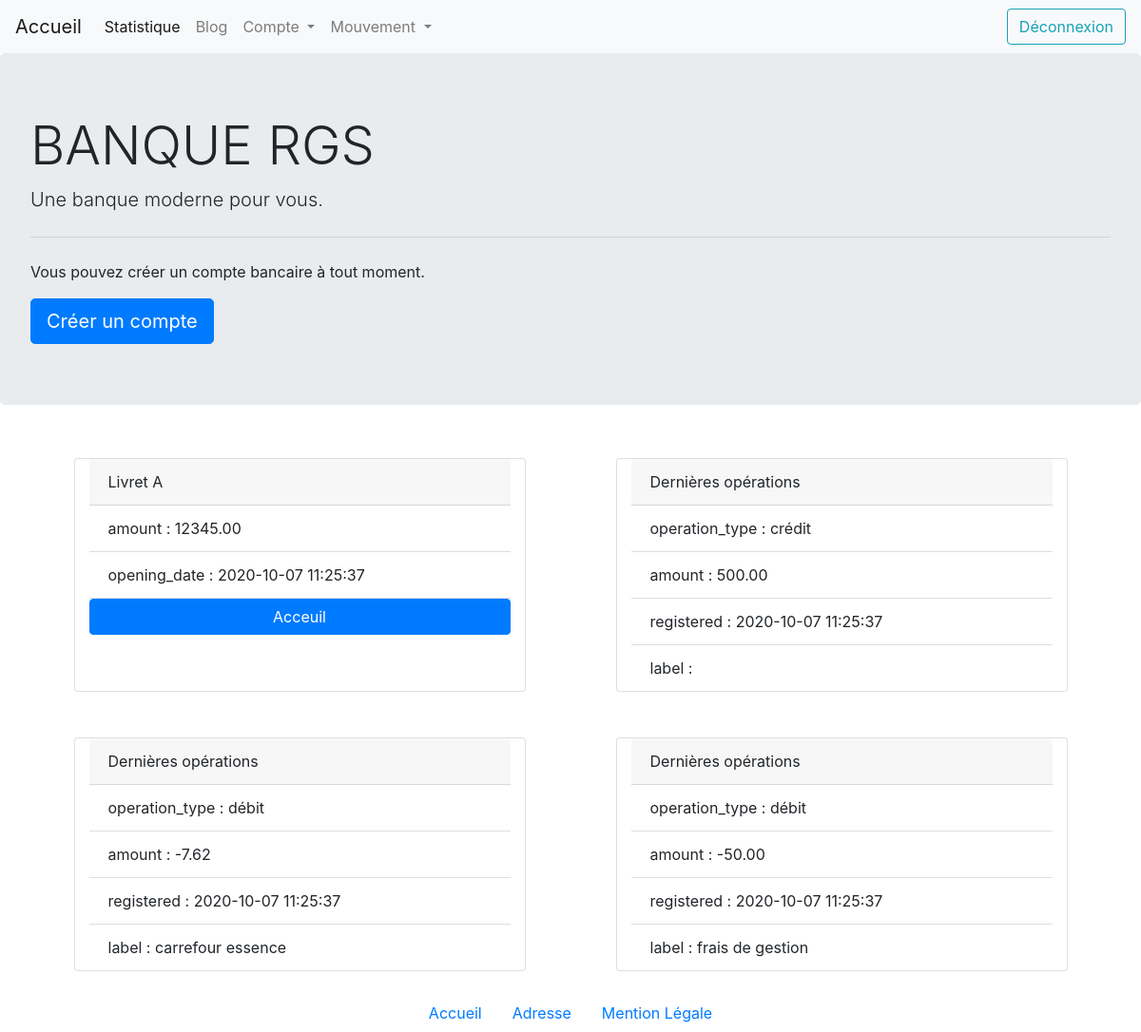
/showaccount.php?id=2 (signed in), run on the app's committed database.
### tables this page shows
CREATE TABLE Account(
  id INT UNSIGNED NOT NULL AUTO_INCREMENT,
  amount DECIMAL(11,2) NOT NULL,
  opening_date TIMESTAMP NOT NULL,
  account_type VARCHAR(50) NOT NULL,
  user_id INT UNSIGNED,
  PRIMARY KEY (id),
  FOREIGN KEY (user_id) REFERENCES User(id)
);

CREATE TABLE Operation(
  id INT UNSIGNED NOT NULL AUTO_INCREMENT,
  operation_type VARCHAR(30) NOT NULL,
  amount DECIMAL(11,2) NOT NULL,
  registered TIMESTAMP NOT NULL,
  label VARCHAR(50) NULL,
  account_id INT UNSIGNED,
  PRIMARY KEY (id),
  FOREIGN KEY (account_id) REFERENCES Account(id)
);

### showaccount.php (the view)
<?php
  include "template/nav.php";
  include "template/header.php";
 ?>
<?php
  if (!empty($_GET["id"]) && isset($_GET["id"])):
    $account_id = test_input($_GET["id"]);
    $query = $db->prepare(
      "SELECT o.operation_type, o.amount, o.registered, o.label
      FROM Account AS a
      INNER JOIN Operation AS o
      WHERE a.id = o.account_id AND a.id = :account_id"
    );
    $result = $query->execute([
      "account_id" => $account_id
    ]);
    $operation_user = $query->fetchAll(PDO::FETCH_ASSOC);
    $con = $db->prepare(
      "SELECT a.amount, a.opening_date, a.account_type
      FROM Account AS a
      WHERE a.id = :id_account"
    );
    $results = $con->execute([
      "id_account" => $account_id
    ]);
    $account_user = $con->fetch(PDO::FETCH_ASSOC);
  endif;
?>
<div class="container">
  <div class="row">
    <div class="card col-10 col-md-5 mx-auto my-4" style="width: 18rem;">
      <div class="card-header">
        <?php echo $account_user["account_type"] ?>
      </div>
      <ul class="list-group list-group-flush">
        <?php foreach ($account_user as $key => $account): ?>
          <?php if ($key !== "account_type"): ?>
            <li class="list-group-item"><?php echo $key . ' : ' . $account; ?></li>
          <?php endif; ?>
        <?php endforeach; ?>
      </ul>
      <a href="index.php" class="btn btn-primary">Acceuil</a>
    </div>
    <?php foreach ($operation_user as $key => $operations): ?>
      <div class="card col-10 col-md-5 mx-auto my-4" style="width: 18rem;">
        <div class="card-header">
          Dernières opérations
        </div>
        <ul class="list-group list-group-flush">
          <?php foreach ($operations as $key => $operation): ?>
            <li class="list-group-item"><?php echo $key . ' : ' . $operation; ?></li>
          <?php endforeach; ?>
        </ul>
      </div>
    <?php endforeach; ?>
  </div>
</div>
<?php
  include "template/footer.php";
 ?>

### template/nav.php (shortened to what this page needs)
<?php
  function test_input($data) {
    $data = trim($data);
    $data = stripslashes($data);
    $data = htmlspecialchars($data, ENT_QUOTES);
    return $data;
  }
?>
<!doctype html>
<html class="no-js" lang="fr">
  <head>
    <link rel="stylesheet" href="css/moncss.css">
    <link rel="stylesheet" href="https://stackpath.bootstrapcdn.com/bootstrap/4.5.2/css/bootstrap.min.css">
  </head>
  <body id="body">
    <nav class="navbar navbar-expand-lg navbar-light bg-light">
      <a class="navbar-brand" href="index.php">Accueil</a>
      <div class="collapse navbar-collapse" id="navbarSupportedContent">
        <ul class="navbar-nav mr-auto">
          <li class="nav-item active">
            <a class="nav-link" href="statistical.php">Statistique<span class="sr-only">(current)</span></a>
          </li>
          <li class="nav-item">
            <a class="nav-link" href="blog.php">Blog</a>
          </li>
          <li class="nav-item dropdown">
            <a class="nav-link dropdown-toggle" href="#" id="compteDropDown" role="button" data-toggle="dropdown" aria-haspopup="true" aria-expanded="false">
              Compte
            </a>
          </li>
          <li class="nav-item dropdown">
            <a class="nav-link dropdown-toggle" href="#" id="mouvementDropDown" role="button" data-toggle="dropdown" aria-haspopup="true" aria-expanded="false">
              Mouvement
            </a>
          </li>
        </ul>
        <form action="" method="POST" class="form-inline my-2 my-lg-0">
          <button class="btn btn-outline-info my-2 my-sm-0" type="submit" name="deconnexion">Déconnexion</button>
        </form>
      </div>
    </nav>

### template/header.php
<header class="jumbotron">
  <h1 class="display-4">BANQUE RGS</h1>
  <p class="lead">Une banque moderne pour vous.</p>
  <hr class="my-4">
  <p>Vous pouvez créer un compte bancaire à tout moment.</p>
  <a class="btn btn-primary btn-lg" href="form.php" role="button">Créer un compte</a>
</header>
<main id="main">

### template/footer.php (shortened to what this page needs)
    </main>
    <footer>
      <ul class="nav justify-content-center">
        <li class="nav-item ">
          <a class="nav-link active" href="index.php">Accueil</a>
        </li>
        <li class="nav-item">
          <a class="nav-link active" href="doc/adresse.txt">Adresse</a>
        </li>
        <li class="nav-item">
          <a class="nav-link" href="doc/mention_Légale.txt">Mention Légale</a>
        </li>
      </ul>
    </footer>
  </body>
</html>

### data on the page
account: account_type "Livret A", amount "12345.00", opening_date "2020-10-07 11:25:37"
operation: key "operation_type", operation_type "crédit", key "amount", amount "500.00", key "registered", registered "2020-10-07 11:25:37", key "label"
operation: key "operation_type", operation_type "débit", key "amount", amount "-7.62", key "registered", registered "2020-10-07 11:25:37", key "label", label "carrefour essence"
operation: key "operation_type", operation_type "débit", key "amount", amount "-50.00", key "registered", registered "2020-10-07 11:25:37", key "label", label "frais de gestion"

### other printed values
$key "amount"
$key "opening_date"
